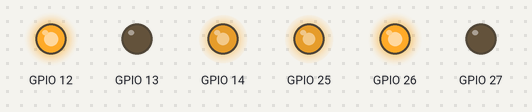
Bench run of a program on a simulated ESP32. On the bench: output pins drawn as LEDs (lit = HIGH). What the program prints to the serial monitor is not drawn.

Above: at 0.1 s.
At 1.1 s:
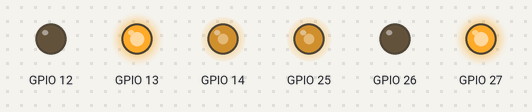
At 2.3 s:
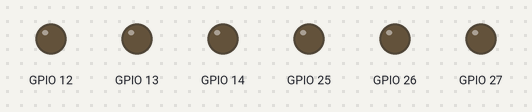
Timing chart, 0 to 3.8 s (numbered marks = the images above):
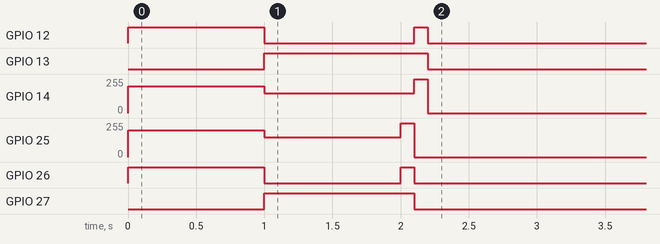

The program:

main.cpp
```cpp
#include <Arduino.h>
#include "config.h"
#include "motor_control.h"
//#include "sensor_manager.h"
//#include "wifi_mqtt.h"
//#include "navigation.h"

// Definições das variáveis globais
const char* WIFI_SSID = "YOUR_SSID";
const char* WIFI_PASS = "YOUR_PASSWORD";
const char* MQTT_BROKER = "homeassistant.local";
const int MQTT_PORT = 1883;

MotorController leftMotor(MOTOR1_PWM, MOTOR1_IN1, MOTOR1_IN2, MOTOR_LEFT_CHANNEL);
MotorController rightMotor(MOTOR2_PWM, MOTOR2_IN3, MOTOR2_IN4, MOTOR_RIGHT_CHANNEL);
//NetworkManager network;
//NavigationSystem navSystem(leftMotor, rightMotor);

void setupOTA() {
    // ArduinoOTA
    //   .onStart([]() {
    //     String type;
    //     if (ArduinoOTA.getCommand() == U_FLASH)
    //       type = "sketch";
    //     else
    //       type = "filesystem";
    //     Serial.println("Start updating " + type);
    //   })
    //   .onEnd([]() {
    //     Serial.println("\nEnd");
    //   })
    //   .onProgress([](unsigned int progress, unsigned int total) {
    //     Serial.printf("Progress: %u%%\r", (progress / (total / 100)));
    //   })
    //   .onError([](ota_error_t error) {
    //     Serial.printf("Error[%u]: ", error);
    //     if (error == OTA_AUTH_ERROR) Serial.println("Auth Failed");
    //     else if (error == OTA_BEGIN_ERROR) Serial.println("Begin Failed");
    //     else if (error == OTA_CONNECT_ERROR) Serial.println("Connect Failed");
    //     else if (error == OTA_RECEIVE_ERROR) Serial.println("Receive Failed");
    //     else if (error == OTA_END_ERROR) Serial.println("End Failed");
    //   });

    // ArduinoOTA.begin();
  }

void setup() {
    Serial.begin(115200);
    //setupOTA();
    //network.connect();
    Serial.println("Iniciando!");

    // Exemplo de uso
    leftMotor.setSpeed(200);  // Move para frente
    rightMotor.setSpeed(200);
    delay(1000);

    leftMotor.setSpeed(-150); // Move para trás
    rightMotor.setSpeed(-150);
    delay(1000);

    leftMotor.brake();        // Freia
    rightMotor.brake();
}

void loop() {
    //ArduinoOTA.handle();
    //network.mqttLoop();
    //navSystem.update();
    //delay(100);
}
```

motor_control.cpp
```cpp
#include "motor_control.h"
#include "config.h"

// Construtor
MotorController::MotorController(uint8_t pwmPin, uint8_t in1, uint8_t in2, uint8_t channel)
    : _pwmPin(pwmPin), _in1(in1), _in2(in2), _channel(channel) {

    if (_channel > 15) {
        Serial.printf("Erro: Canal PWM %d inválido (máx 15)\n", _channel);
        _channel = 0;
    }

    // Configura pinos
    pinMode(_in1, OUTPUT);
    pinMode(_in2, OUTPUT);
    pinMode(_pwmPin, OUTPUT);

    // Configura PWM
    _setupPWM();
}

// Configuração do PWM
void MotorController::_setupPWM() {
    if (ledcSetup(_channel, 5000, 8) == 0) {
        Serial.printf("Erro: Falha ao configurar PWM no canal %d\n", _channel);
        return;
    }
    ledcAttachPin(_pwmPin, _channel);
    ledcWrite(_channel, 0);
}

// Define a velocidade do motor
void MotorController::setSpeed(int speed) {
    speed = constrain(speed, -MAX_MOTOR_SPEED, MAX_MOTOR_SPEED);
    if (_inverted) speed = -speed;
    if (speed > 0) {
        digitalWrite(_in1, HIGH);
        digitalWrite(_in2, LOW);
    } else if (speed < 0) {
        digitalWrite(_in1, LOW);
        digitalWrite(_in2, HIGH);
    } else {
        stop();
    }
    ledcWrite(_channel, abs(speed));
    _currentSpeed = speed;
}
// Para o motor (free running)
void MotorController::stop() {
    digitalWrite(_in1, LOW);
    digitalWrite(_in2, LOW);
    ledcWrite(_channel, 0);
    _currentSpeed = 0;
}

// Freia o motor (short brake)
void MotorController::brake() {
    digitalWrite(_in1, HIGH);
    digitalWrite(_in2, HIGH);
    ledcWrite(_channel, 255);
    delay(100);  // Freio breve
    digitalWrite(_in1, LOW);
    digitalWrite(_in2, LOW);
    ledcWrite(_channel, 0);
    _currentSpeed = 0;
}

// Inverte a direção do motor
void MotorController::setInverted(bool inverted) {
    _inverted = inverted;
    if (_currentSpeed != 0) {
        setSpeed(_currentSpeed); // Reaplica a velocidade com a nova direção
    }
}

// Retorna a velocidade atual
int MotorController::getCurrentSpeed() const {
    return _currentSpeed;
}

// Verifica se o motor está em movimento
bool MotorController::isRunning() const {
    return _currentSpeed != 0 && (digitalRead(_in1) != digitalRead(_in2));
}
```

motor_control.h
```cpp
#ifndef MOTOR_CONTROL_H
#define MOTOR_CONTROL_H

#include <Arduino.h>

class MotorController {
public:
    // Constructor
    MotorController(uint8_t pwmPin, uint8_t in1, uint8_t in2, uint8_t channel);

    // Controle de velocidade
    void setSpeed(int speed);
    void stop();
    void brake();

    // Configuracao
    void setInverted(bool inverted);
    int getCurrentSpeed() const;
    bool isRunning() const;

private:
    uint8_t _pwmPin;
    uint8_t _in1;
    uint8_t _in2;
    uint8_t _channel;
    bool _inverted = false;
    int _currentSpeed = 0;

    // Configuração do PWM
    void _setupPWM();
};

#endif
```

config.h
```cpp
#pragma once

// Pinos GPIO
#define MOTOR1_PWM      25
#define MOTOR1_IN1      26
#define MOTOR1_IN2      27
#define MOTOR2_PWM      14
#define MOTOR2_IN3      12
#define MOTOR2_IN4      13
// Canais PWM
#define MOTOR_LEFT_CHANNEL   0
#define MOTOR_RIGHT_CHANNEL  1

#define TRIGGER_FRONT1  5
#define ECHO_FRONT1     18
#define TRIGGER_FRONT2  19
#define ECHO_FRONT2     21
#define TRIGGER_REAR    22
#define ECHO_REAR       23

// Parâmetros do Sistema
#define SAFE_DISTANCE       20  // cm
#define MAX_MOTOR_SPEED     200
#define MIN_BATTERY_LEVEL   3.3 // volts

// WiFi
extern const char* WIFI_SSID;
extern const char* WIFI_PASS;

// MQTT
extern const char* MQTT_BROKER;
extern const int MQTT_PORT;
```
